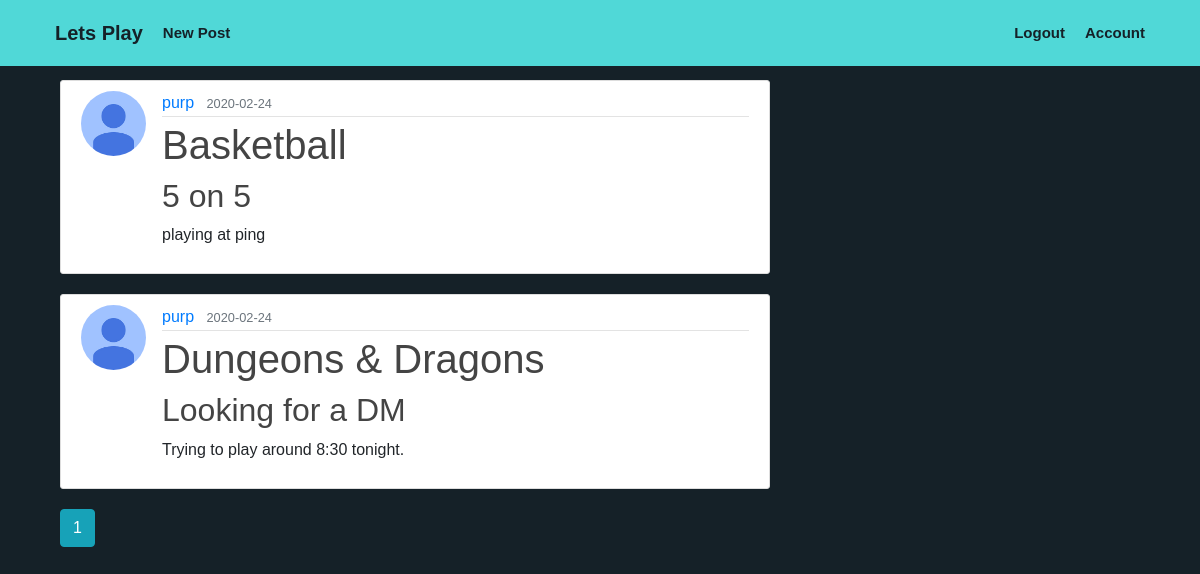
The page /home (signed in) on the database as committed earlier.
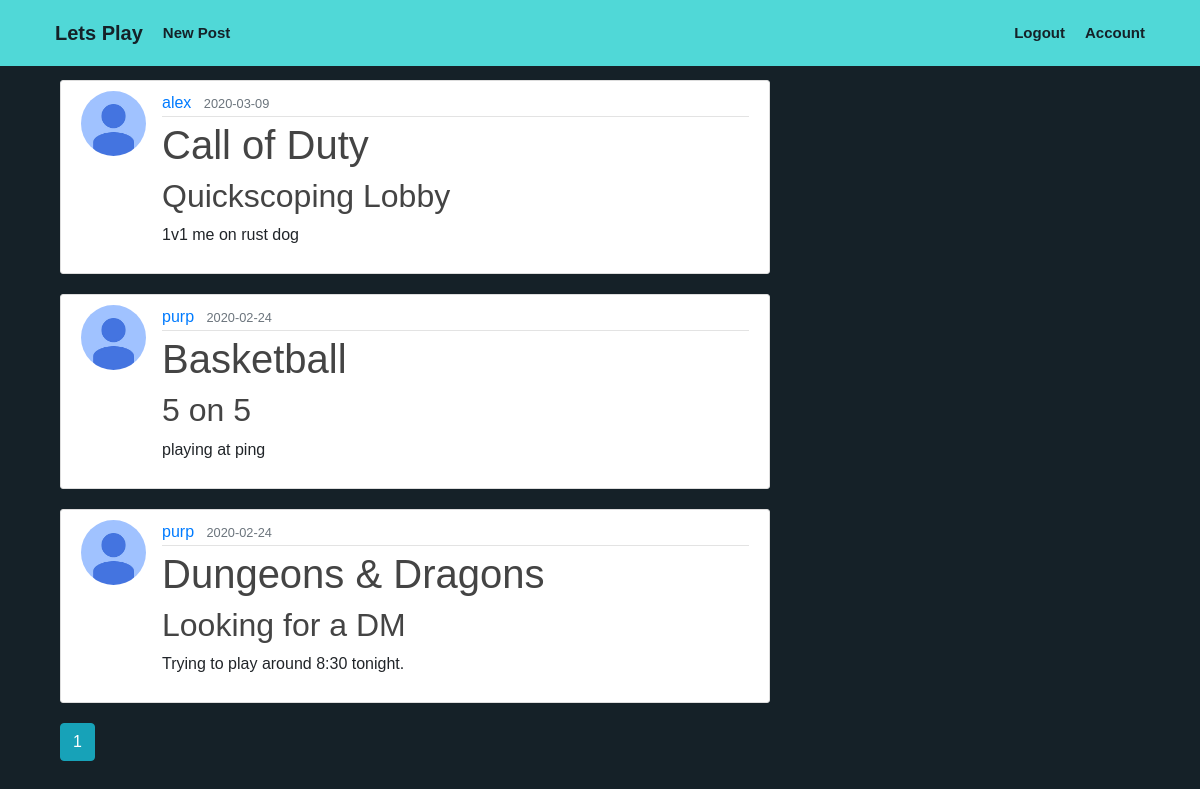
The same page on the database as committed later.
### src/models.py (models this page shows, shortened)
class Post(db.Model):
    id = db.Column(db.Integer, primary_key=True)
    title = db.Column(db.String(25), nullable=False)  #optional title to post
    game = db.Column(db.String(100),nullable=True ) #Change to entered from menu on form
    date_posted = db.Column(db.DateTime, nullable=False, default=datetime.utcnow)
    content = db.Column(db.Text, nullable=False)
    user_id = db.Column(db.Integer, db.ForeignKey('user.id'), nullable=False)

class User(db.Model, UserMixin):
    id = db.Column(db.Integer, primary_key=True)                                #Each user is given a unique id number
    firstname = db.Column(db.String(20),  nullable=True)
    last_name = db.Column(db.String(20),  nullable=True)                             #User's full name
    username = db.Column(db.String(20), unique=True, nullable=False)            #Each user will be able to create a unique username of length 20
    email = db.Column(db.String(50), unique=True, nullable=False)              #Every user will need to register with an email address (maybe?)
    image_file = db.Column(db.String(20), nullable=False, default='default.jpg')#Each user has a profile pic. uploaded or default
    password = db.Column(db.String(64), nullable=False)                         #Users will have a password of up to size 64 chars
    posts = db.relationship('Post', backref='author', lazy=True)              #Posts from users will be associated with them? (maybe?)
    zipcode = db.Column(db.String(5), nullable=False)
    bio = db.Column(db.String(144), nullable=True)

### src/main/routes.py (the view)
@main.route('/home')
@login_required
def home():
    if not (current_user.is_authenticated):
        return redirect(url_for('user.login'))
    page = request.args.get('page',1, type=int)
    posts = Post.query.order_by(Post.date_posted.desc()).paginate(page=page,per_page=5)##posts per page:
    return render_template('home.html',posts=posts)

### src/models.py (called while the page is built)
@login_manager.user_loader
def load_user(user_id):
    return User.query.get(int(user_id))

### src/templates/home.html
{% extends "layout.html" %}
{% block content %}
    {% for post in posts.items %}
        <article class="media content-section">
            <img class="rounded-circle article-img" src="{{ url_for('static', filename='profile_pics/' + post.author.image_file) }}">
            <div class="media-body">
              <div class="article-metadata">
                <a class="mr-2" href="{{url_for('users.user_page', username=post.author.username) }}">{{ post.author.username }}</a>
                <small class="text-muted">{{ post.date_posted.strftime('%Y-%m-%d') }}</small>
              </div>
              <h1> {{ post.game }}</h1>
              <h2><a class="article-title" href="{{url_for('posts.post', post_id=post.id )}}">{{ post.title }}</a></h2>
              <p class="article-content">{{ post.content }}</p>
            </div>
        </article>
    {% endfor %}
    {% for page_num in posts.iter_pages(left_edge=1, right_edge=1, left_current=1, right_current=2) %}
      {% if page_num %}
      {% if posts.page==page_num %}
        <a class="btn btn-info mb-4" href="{{ url_for('main.home', page=page_num) }}">{{ page_num }}</a>
      {% else %}
        <a class="btn btn-outline-info mb-4" href="{{ url_for('main.home', page=page_num) }}">{{ page_num }}</a>
      {% endif %}
    {% else %}
        ...
      {% endif %}
    {% endfor %}
{%endblock%}

### src/templates/layout.html (shortened to what this page needs)
<!DOCTYPE html>
<html lang="en" dir="ltr">
  <head>
    <link rel="stylesheet" href="https://stackpath.bootstrapcdn.com/bootstrap/4.3.1/css/bootstrap.min.css">
    <link rel="stylesheet" type="text/css" href="{{url_for('static', filename='main.css') }}">
    <link rel="stylesheet" href="https://use.fontawesome.com/releases/v5.7.2/css/all.css">
    <link rel="stylesheet" href="https://stackpath.bootstrapcdn.com/font-awesome/4.7.0/css/font-awesome.min.css">
  </head>
  <body>
<header class="site-header">
        <nav class="navbar navbar-expand-md navbar-dark bg-steel fixed-top">
            <div class="container">
            <a class="nav-bar-title" href="{{ url_for('main.home')}}">Lets Play</a>
            <div class="collapse navbar-collapse" id="navbarToggle">
                <div class="navbar-nav mr-auto">
                {% if current_user.is_authenticated %}
                  <a class="nav-bar-item" href="{{ url_for('posts.new_post') }}">New Post </a>
                {% endif %}
                </div>
                <div class="navbar-nav">
                {% if current_user.is_authenticated %}
                <a class="nav-bar-item" href="{{ url_for('users.logout') }}">Logout</a>
                <a class="nav-bar-item" href="{{ url_for('users.account') }}">Account</a>
                {% else %}
                    <a class="nav-bar-item" href="{{ url_for('users.login') }}">Login</a>
                    <a class="nav-bar-item" href="{{ url_for('users.register') }}">Register</a>
                {% endif %}
                </div>
            </div>
            </div>
        </nav>
        </header>
        <main role="main" class="container">
                <div class="col-md-8">
                {% block content %}{% endblock %}
              </div>
            </main>
  </body>
</html>

### src/static/main.css (style rules this page uses)
body { background-color: rgb(21,33,40); background-size: 400% 400%; margin-top: 5rem; font-family: Helvetica; }
h1, h2, h3, h4, h5, h6 { color: #444444; }
.bg-steel { background-color: rgb(80,216,215); }
.nav-bar-title, .nav-bar-title:hover { color: #152128; padding-bottom: 10px; padding-left: 10px; padding-right: 10px; padding-top: 10px; font-size: 20px; font-stretch: 100%; font-weight: 700; align-items: center; cursor: pointer; text-decoration: none; }
.nav-bar-item, .nav-bar-item:hover { color: #152128; padding-bottom: 10px; padding-left: 10px; padding-right: 10px; padding-top: 10px; font-size: 15px; font-stretch: 100%; font-weight: 700; align-items: center; cursor: pointer; text-decoration:none }
.content-section { background: #ffffff; padding: 10px 20px; border: 1px solid #dddddd; border-radius: 3px; margin-bottom: 20px; }
.article-title { color: #444444; }
.article-content { white-space: pre-line; }
.article-img { height: 65px; width: 65px; margin-right: 16px; }
.article-metadata { padding-bottom: 1px; margin-bottom: 4px; border-bottom: 1px solid #e3e3e3 }

Rows that differ between the two databases and show on the page:
added Post: image_file (placeholder picture), author.username "alex", date_posted "2020-03-09", game "Call of Duty", title "Quickscoping Lobby", content "1v1 me on rust dog"
